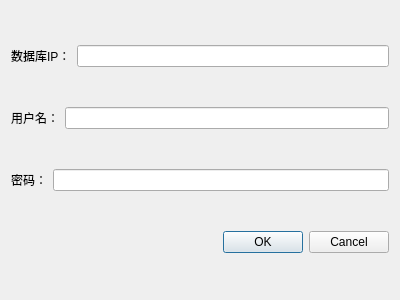
<?xml version="1.0" encoding="UTF-8"?>
<ui version="4.0">
 <class>SourceDbDialog</class>
 <widget class="QDialog" name="SourceDbDialog">
  <property name="geometry">
   <rect>
    <x>0</x>
    <y>0</y>
    <width>400</width>
    <height>300</height>
   </rect>
  </property>
  <property name="windowTitle">
   <string>配置数据源</string>
  </property>
  <layout class="QVBoxLayout" name="verticalLayout">
   <item>
    <layout class="QHBoxLayout" name="horizontalLayout_3">
     <item>
      <widget class="QLabel" name="label">
       <property name="text">
        <string>数据库IP：</string>
       </property>
      </widget>
     </item>
     <item>
      <widget class="QLineEdit" name="lineEdit"/>
     </item>
    </layout>
   </item>
   <item>
    <layout class="QHBoxLayout" name="horizontalLayout_2">
     <item>
      <widget class="QLabel" name="label_2">
       <property name="text">
        <string>用户名：</string>
       </property>
      </widget>
     </item>
     <item>
      <widget class="QLineEdit" name="lineEdit_2"/>
     </item>
    </layout>
   </item>
   <item>
    <layout class="QHBoxLayout" name="horizontalLayout">
     <item>
      <widget class="QLabel" name="label_3">
       <property name="text">
        <string>密码：</string>
       </property>
      </widget>
     </item>
     <item>
      <widget class="QLineEdit" name="lineEdit_3">
       <property name="echoMode">
        <enum>QLineEdit::Password</enum>
       </property>
      </widget>
     </item>
    </layout>
   </item>
   <item>
    <widget class="QDialogButtonBox" name="buttonBox">
     <property name="orientation">
      <enum>Qt::Horizontal</enum>
     </property>
     <property name="standardButtons">
      <set>QDialogButtonBox::Cancel|QDialogButtonBox::Ok</set>
     </property>
    </widget>
   </item>
  </layout>
 </widget>
 <resources/>
 <connections>
  <connection>
   <sender>buttonBox</sender>
   <signal>accepted()</signal>
   <receiver>SourceDbDialog</receiver>
   <slot>accept()</slot>
   <hints>
    <hint type="sourcelabel">
     <x>248</x>
     <y>254</y>
    </hint>
    <hint type="destinationlabel">
     <x>157</x>
     <y>274</y>
    </hint>
   </hints>
  </connection>
  <connection>
   <sender>buttonBox</sender>
   <signal>rejected()</signal>
   <receiver>SourceDbDialog</receiver>
   <slot>reject()</slot>
   <hints>
    <hint type="sourcelabel">
     <x>316</x>
     <y>260</y>
    </hint>
    <hint type="destinationlabel">
     <x>286</x>
     <y>274</y>
    </hint>
   </hints>
  </connection>
 </connections>
</ui>
